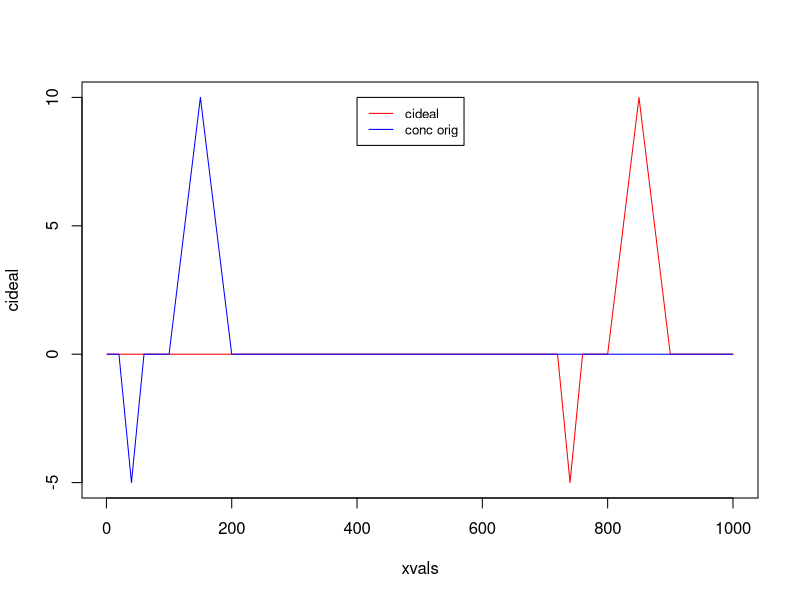
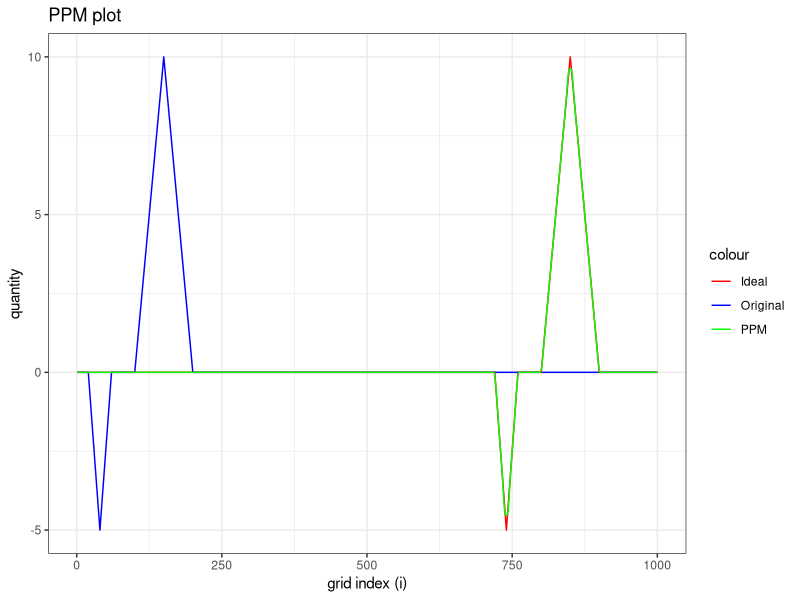

Source code (R) for these figures, in order:
## ---- chunk 1
knitr::opts_chunk$set(echo = TRUE)
library(ggplot2)
library(tidyverse)
## ---- chunk 2
# Create the grid and initial conditions
imax = 1000             # number of grid points in x-direction
delx = 100.             # horizontal grid spacing (m)
delt = 10.              # time increment (s)
u = 5.                  # horizontal wind speed (m/s)
## ---- chunk 3
# Create initial concentration anomaly distribution in the x-direction
conc <- rep(0.0, imax)   # initial concentration of background is zero
cmax = 10.0                      # max initial concentration
conc[100:150] <- seq(0., cmax, len = 51)        # insert left side of triangle
conc[150:200] <- seq(cmax, 0., len = 51)        # insert right side of triangle
conc[20:40] <- seq(0., -0.5*cmax, len = 21)    # insert left side of triangle
conc[40:60] <- seq(-0.5*cmax, 0., len = 21)    # insert right side of triangle

conc_orig <- conc
## ---- chunk 4
# create ideal solution
cideal <- rep(0.0, imax)   # initial concentration of ideal background is zero
cideal[800:850] <- seq(0., cmax, len = 51)    # insert left side of triangle
cideal[850:900] <- seq(cmax, 0., len = 51)    # insert right side of triangle
cideal[720:740] <- seq(0., -0.5*cmax, len = 21)    # insert left side of triangle
cideal[740:760] <- seq(-0.5*cmax, 0., len = 21)    # insert right side of triangle
## ---- chunk 5
nsteps = (imax - 300) / (u * delt / delx)
xvals = seq(1,1000)
## ---- chunk 6

plot(xvals, cideal, col = 'red', type = "l")
lines(xvals, conc, col = 'blue')
legend(400, 10, legend=c("cideal", "conc orig"), 
       col=c("red", "blue"), lty=1, cex=0.8)


# plot <- ggplot() +
#   geom_line(aes(x = xvals, y = conc), color ="blue") +
#   geom_line(aes(x = xvals, y = cideal), color ="red") +
#   theme_bw() +
#   xlab("grid index (i)") +
#   ylab("quantity")+
#   ggtitle("PPM plot")




## ---- chunk 7

#### USING THE CODE PROVIDED

# ================================
# 6) Use the HPPM method from CMAQ
# CW refers to the paper by Colella and Woodward.

# 1-D domain covers grid points i = 1 to imax.  But 1 and imax are boundary-
# condition cells.  The main interior computation is for i = 2 to (imax-1).

# Pre-calculate some constants
sixth = 1.0/6.0
two3rds = 2.0/3.0
oneoverdelx = 1.0 / delx

# Allocate the vectors
dc = numeric(imax)       # nominal difference in concentration across a cell
clfirst = numeric(imax)  # first guess of conc at left edge of cell i
cr = numeric(imax)       # conc at right edge of cell i
cl = numeric(imax)       # conc at left edge of cell i
c6 = numeric(imax)       # this corresponds to parabola parameter a6 of CW eq.(1.4)
FL = numeric(imax)       # pollutant flux into the left side of a grid cell
FR = numeric(imax)       # pollutant flux into the right side of a grid cell


# Iterate forward in time
for (n in 1:nsteps) {                   # for each time step n
    
    
    # To guarantee that solution is monotonic, check that the left edge of cell i 
    #    (which is between cells i and i-1) should not have a concentration lower  
    #    or higher than the concentrations in those two neighboring cells
    #    Namely, is clfirst between c[i] and c[i-1].  If not, then fix.
    for (i in 2:(imax - 1)) {           # for each interior grid point i
        del_cl = conc[i] - conc[i-1]    # concentration difference with cell at left
        del_cr = conc[i+1] - conc[i]    # concentration difference with cell at right
        dc[i] = 0.5*(del_cl + del_cr)   # 1st guess of avg conc difference across cell i
        if ((del_cl*del_cr)>0.0) {      # then revise average difference across cell i
            dc[i] = sign(dc[i]) * min( abs(dc[i]) , 2*abs(del_cl) , 2*abs(del_cr) ) 
        } else {dc[i]=0.0}              # for the special case of constant conc across cell
    }                                   # end of grid-point (i) loop
    
    # First guess for concentration at left edge of each cell, using revised dc value
    for (i in 2:(imax - 1)) {           # for each interior grid point i
        clfirst[i] = 0.5*(conc[i]+conc[i-1]) - sixth*(dc[i]-dc[i-1])  
    }                                   # end of grid-point (i) loop   
    
    # find parameters for the piecewise-continuous parabola in cell i
    for (i in 2:(imax - 1)) {           # for each interior grid point i
        
        # conc at the right edge (cr) of cell i equals concen at left edge of cell i+1
        cr[i] = clfirst[i+1]            # concentration at right edge of cell i
        cl[i] = clfirst[i]              # concentration at left edge of cell i
        
        # Check whether cell i is an extremum (is a peak or valley in the conc plot)
        if (( (cr[i]-conc[i]) * (conc[i] - cl[i]) )   > 0.0) {   # then not extremum
            
            # Find the two coefficients of the parabola: dc and c6:  
            dc[i] = cr[i] - cl[i]       # updated concen diff. between right and left edges
            c6[i] = 6*( conc[i] - 0.5*(cl[i]+cr[i]) )
            
            if ( (dc[i]*c6[i]) > (dc[i]*dc[i]) ) {   # then adjust for overshoot at left edge
                cl[i] = 3.0*conc[i] - 2.0*cr[i]
            } else if ((-dc[i]*dc[i]) > (dc[i]*c6[i])) {  # then adjust for overshoot at right
                cr[i] = 3.0*conc[i] - 2.0*cl[i]     
            }                           # end of block of "not extremum" calculations
            
        } else {                        # For an extremum, don't use a parabola.
            cl[i] = conc[i]             # Instead, assume concen is constant across the cell,
            cr[i] = cl[i]               # Thus, left and right concentrations equal average conc.
        }                               # end of grid-point (i) loop
        
        # second guess of coefficients for the parabola, from CW eq. (1.5)
        dc[i] = cr[i] - cl[i]       
        c6[i] = 6.0*(conc[i] - 0.5*(cl[i] + cr[i]))
        
    }                                   # end of grid-point (i) loop
    
    
    # Initialize to 0 the fluxes into the left and right sides of cell i
    FL <- rep(0.0, imax)
    FR <- rep(0.0, imax)
    
    
    # Next, use parabolic fits within each cell to calculate the fluxes betweeen cells
    
    # At left side of whole domain (i = 1), assume constant flux. Use FR[1] = FR[2]
    if (u > 0.0) {                      # if wind enters left boundary of domain
        y = u*delt                      # distance traversed by wind during delt
        x = y*oneoverdelx               # Courant number is fraction of grid cell traversed
        # Find the flux leaving the right side of left boundary cell
        FR[1] = y*( cr[2] - 0.5*x*(dc[2] - c6[2]*(1.0 - two3rds*x))  )    # parabolic in x
    }
    
    # In interior of whole domain, use parabola eqs. CW (1.12) to find the fluxes
    for (i in 2:(imax-1)) {             # for each interior grid point i
        
        if (u < 0.0) {                  # for wind from right to left
            y = -u*delt                 # distance traversed by wind during delt
            x = y*oneoverdelx           # Courant number is fraction of grid cell traversed
            FL[i] = y*( cl[i] + 0.5*x*(dc[i] + c6[i]*(1.0 - two3rds*x))  )   # parabolic in x
        }
        
        if (u > 0.0) {                  # for wind from left to right
            y = u*delt                  # distance traversed by wind during delt
            x = y*oneoverdelx           # Courant number is fraction of grid cell traversed
            FR[i] = y*( cr[i] - 0.5*x*(dc[i] - c6[i]*(1.0 - two3rds*x))  )   # parabolic in x
        }
        
    }                                   # end of loop over all interior grid cells
    
    # At right side of whole domain (i = imax), assume const. flux. Use FL[imax] = FL[imax-1]
    if (u < 0.0) {                      # if wind enters right boundary of domain
        y = -u*delt                     # distance traversed by wind during delt
        x = y*oneoverdelx               # Courant number is fraction of grid cell traversed
        FL[imax] = y*( cl[imax-1] + 0.5*x*(dc[imax-1] + c6[imax-1]*(1.0 - two3rds*x))  )
    }
    
    
    # For a realistic case, you would want to impose the actual fluxes at the boundaries.
    # But for our simple HW, impose boundry conditions of zero pollutant flux entering the domain.
    if (u > 0.0) FR[1] = 0.0
    if (u < 0.0) FL[1] = 0.0
    
    
    # Update the concentrations in each grid cell.  *** This is the forecast equation.***
    
    for (i in 2:(imax-1)) {             # for each interior grid point i
        conc[i] <- conc[i] + oneoverdelx* (FR[i-1] - FR[i] + FL[i+1] - FL[i])  # CW eq. 1.13
    }                                   # end of loop over all interior grid cells i
    
}                                       # end of loop over all time iterations n
## ---- chunk 8
df <- data.frame("Original Concentration" = conc_orig, 
                 "Ideal solution" = cideal, 
                 "PPM solution" = conc,
                 "grid space" = xvals)

## ---- chunk 9

df %>% ggplot(aes(x = grid.space)) +
  geom_line(aes(y = Original.Concentration, color = "Original")) +
  geom_line(aes(y = Ideal.solution, color ="Ideal")) +
  geom_line(aes(y = PPM.solution, color ="PPM")) +
  theme_bw() +
  xlab("grid index (i)") +
  ylab("quantity")+
  scale_color_manual(values = c("Original" = 'blue', 
                                "Ideal" = "red", 
                                "PPM" = "green")) +
  ggtitle("PPM plot")


